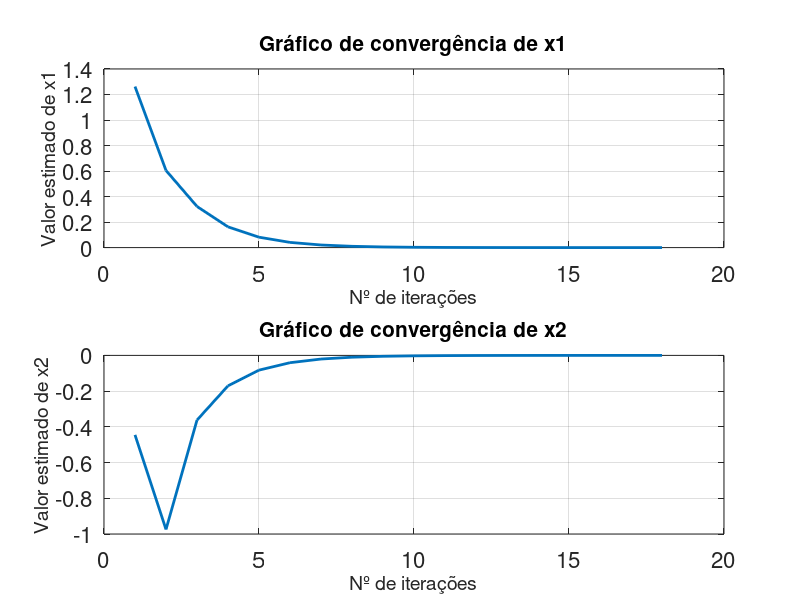
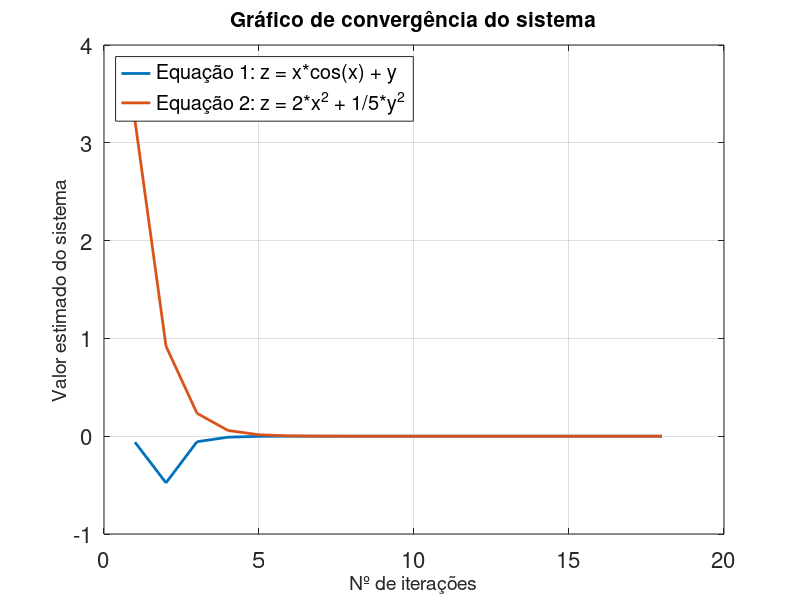
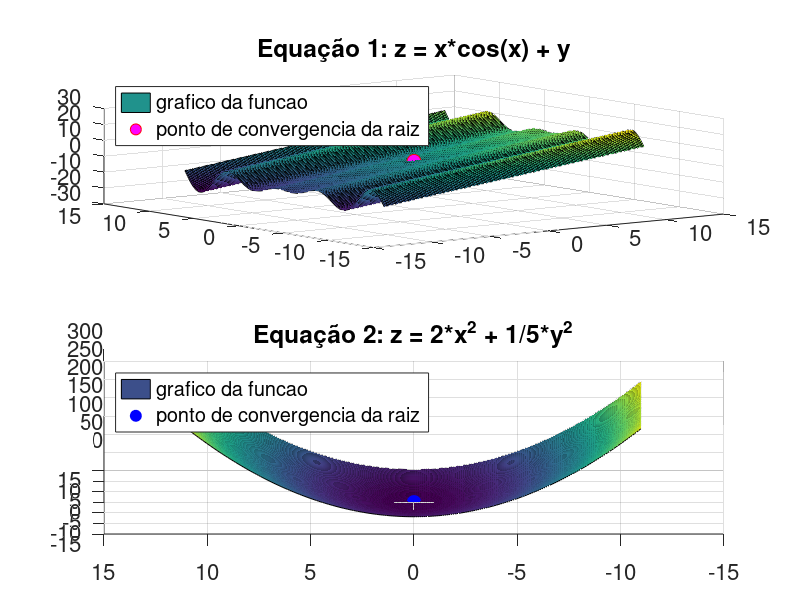

Here is the MATLAB script that generated these plots, in order:
function mainAtividade2()
  clc;
  x0 = [1.5;3.5];
  iter = 1000;
  tol = 0.00001;
  [x1, todosY, todosXR, xx] = newtonRaphson(x0, iter, tol);
  plotaGraficosConvergencia(iter, todosXR, todosY);

  maiorValor = max(max(todosXR));
  menorValor = min(min(todosXR));
  intervalo = menorValor - 10:0.1:maiorValor + 10;

  plotgrafico3D(intervalo, todosXR, xx, todosY);
  fprintf("Levou %i iteracoes para achar a raiz \n",xx);
end

function [x1, todosY, todosXR, xx] = newtonRaphson(x0, maxIter, tol)
  todosY = zeros(maxIter, 2);
  todosXR = zeros(maxIter, 2);

  for xx = 1:maxIter
    x1 = x0 - (inv(jacobiana(x0)) * sistema(x0));
    todosXR(xx, :) = x1; % todos valores de x
    todosY(xx,:) = sistema(x1); % todos os valores f(x) na função

    if max(abs(x1 - x0)) <= tol
      x0=x1;
      break;
    end
    x0 = x1;
  end

  todosY = todosY(1:xx, :);
  todosXR = todosXR(1:xx, :);

end

function z = sistema(x0)
    x = x0(1);
    y = x0(2);
    z = [x*cos(x) + y; 2*x^2 + 1/5*y^2];
end

function jacob = jacobiana(x0)
    x = x0(1);
    y = x0(2);
    jacob = [cos(x) - x*sin(x), 1;
           4*x, 2/5*y];
end

function plotgrafico3D(intervalo, todosXR, xx, todosY)
  todosInterv = numel(intervalo);
  valoresFxy = zeros(todosInterv, todosInterv, 2);
  for pp = 1:todosInterv
    for qq = 1:todosInterv
      valoresFxy(pp, qq, 1:2) = sistema([intervalo(pp), intervalo(qq)]);
    end
  end
  for tt = 1:xx
    figure(3);
    subplot(211);
    surf(intervalo, intervalo, valoresFxy(:,:,1));
    hold on;
    pontoX = todosXR(tt,1);
    pontoY = todosXR(tt,2);
    pontoZ = sistema([pontoX, pontoY]);
    plot3(pontoX, pontoY, pontoZ(1), 'markersize', 10, 'o', 'color', 'r', 'markerfacecolor', 'm');
    set(gca, 'fontsize',16);
    title('Equação 1: z = x*cos(x) + y');
    legend('grafico da funcao', 'ponto de convergencia da raiz','Location', 'northwest');
    hold off;

    subplot(212);
    surf(intervalo, intervalo, valoresFxy(:,:,2));
    hold on;
    pontoX = todosXR(tt,1);
    pontoY = todosXR(tt,2);
    pontoZ = sistema([pontoX, pontoY]);
    plot3(pontoX, pontoY, pontoZ(2), 'markersize', 10, 'o', 'color', 'b', 'markerfacecolor', 'b');
    set(gca, 'fontsize', 16);
    title('Equação 2: z = 2*x^2 + 1/5*y^2');
    legend('grafico da funcao', 'ponto de convergencia da raiz','Location', 'northwest');
    view([-90, 30]);
    hold off;
  end
end

function plotaGraficosConvergencia(iter, todosXR, todosY)
  % variáveis
  figure(1);
  iter = size(todosXR, 1);
  indiceIter = 1:iter;

  % Plote x1 e x2 em subplots separados
  subplot(2, 1, 1);
  plot(indiceIter, todosXR(:, 1), 'linewidth', 2);
  set(gca, 'fontsize', 16);
  grid on;
  xlabel('Nº de iterações', 'fontsize', 14);
  ylabel('Valor estimado de x1', 'fontsize', 14);
  title('Gráfico de convergência de x1', 'fontsize', 15);

  subplot(2, 1, 2);
  plot(indiceIter, todosXR(:, 2), 'linewidth', 2);
  set(gca, 'fontsize', 16);
  grid on;
  xlabel('Nº de iterações', 'fontsize', 14);
  ylabel('Valor estimado de x2', 'fontsize', 14);
  title('Gráfico de convergência de x2', 'fontsize', 15);

  figure(2);
  plot(indiceIter, todosY(:, 1), 'linewidth', 2, 'DisplayName', 'Equação 1: z = x*cos(x) + y');
  hold on;
  plot(indiceIter, todosY(:, 2), 'linewidth', 2, 'DisplayName', 'Equação 2: z = 2*x^2 + 1/5*y^2');
  set(gca, 'fontsize', 16);
  grid on;
  xlabel('Nº de iterações', 'fontsize', 14);
  ylabel('Valor estimado do sistema', 'fontsize', 14);
  title('Gráfico de convergência do sistema', 'fontsize', 15);
  legend('Location', 'northwest');
  hold off;
end









